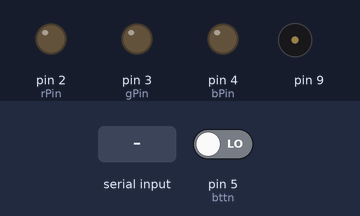
Simulated run of this sketch. Board: Arduino Uno, built with avr-gcc and run on an emulated ATmega328P. On the bench: output pins drawn as LEDs (lit = HIGH), buzzer (waves = sounding). Inputs (shaded band) come from the test bench; at power-on: pin 5 (bttn) LOW. Random numbers use the default seed unless the sketch sets one; what the sketch prints to the serial monitor is not drawn.

Above: at 3.2 s.
3.3 s: pin 5 (bttn) driven HIGH
At 6.1 s:
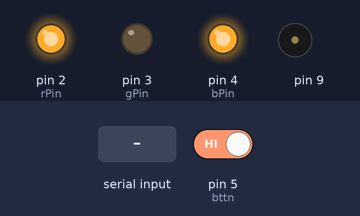
6.3 s: "r" received over Serial
At 9.1 s:
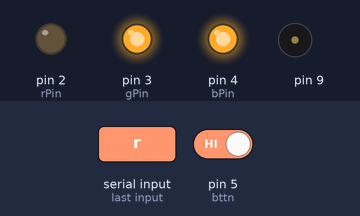
9.3 s: "b" received over Serial
At 12.1 s:
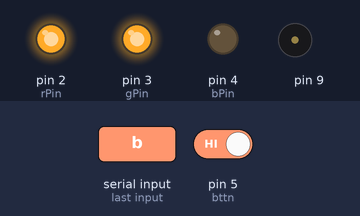
12.3 s: "y" received over Serial
At 15.1 s:
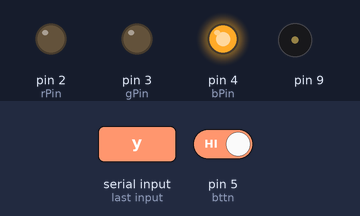
15.3 s: "c" received over Serial
At 18.0 s:
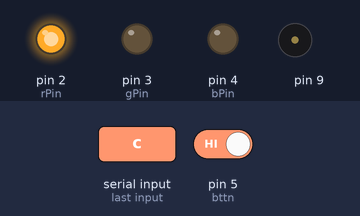
18.3 s: "p" received over Serial
At 21.5 s:
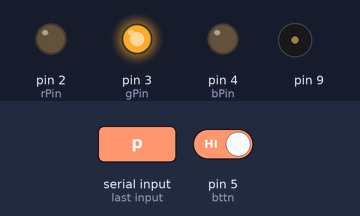
Timing chart, 0 to 22.3 s (numbered marks = the images above; inputs shaded):
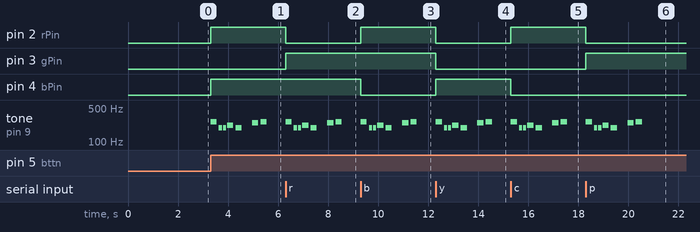

Measured:
- after the input at 3.3 s, pin 2 (rPin), pin 4 (bPin): LOW → HIGH at once; tone on pin 9: plays 262 Hz for 0.25 s, 196 Hz for 0.13 s, 196 Hz for 0.13 s, 220 Hz for 0.25 s, 196 Hz for 0.25 s, 247 Hz for 0.25 s … (7 notes in this stretch), starting at once
- after the input at 6.3 s, pin 2 (rPin): HIGH → LOW at once; pin 3 (gPin): LOW → HIGH at once; tone on pin 9: plays 262 Hz for 0.25 s, 196 Hz for 0.13 s, 196 Hz for 0.13 s, 220 Hz for 0.25 s, 196 Hz for 0.25 s, 247 Hz for 0.25 s … (7 notes in this stretch), starting at once
- after the input at 9.3 s, pin 2 (rPin): LOW → HIGH at once; pin 4 (bPin): HIGH → LOW at once; tone on pin 9: plays 262 Hz for 0.25 s, 196 Hz for 0.13 s, 196 Hz for 0.13 s, 220 Hz for 0.25 s, 196 Hz for 0.25 s, 247 Hz for 0.25 s … (7 notes in this stretch), starting at once
- after the input at 12.3 s, pin 2 (rPin), pin 3 (gPin): HIGH → LOW at once; pin 4 (bPin): LOW → HIGH at once; tone on pin 9: plays 262 Hz for 0.25 s, 196 Hz for 0.13 s, 196 Hz for 0.13 s, 220 Hz for 0.25 s, 196 Hz for 0.25 s, 247 Hz for 0.25 s … (7 notes in this stretch), starting at once
- after the input at 15.3 s, pin 2 (rPin): LOW → HIGH at once; pin 4 (bPin): HIGH → LOW at once; tone on pin 9: plays 262 Hz for 0.25 s, 196 Hz for 0.13 s, 196 Hz for 0.13 s, 220 Hz for 0.25 s, 196 Hz for 0.25 s, 247 Hz for 0.25 s … (7 notes in this stretch), starting at once
- after the input at 18.3 s, pin 2 (rPin): HIGH → LOW at once; pin 3 (gPin): LOW → HIGH at once; tone on pin 9: plays 262 Hz for 0.25 s, 196 Hz for 0.13 s, 196 Hz for 0.13 s, 220 Hz for 0.25 s, 196 Hz for 0.25 s, 247 Hz for 0.25 s … (7 notes in this stretch), starting at once

The sketch:

colorious.ino
```cpp
/*
  A template sketch for using the Bluetooth Bee (BT Bee) in your own app.

  This sketch does not setup the BT Bee, it only attempts
  to connect to the host.  Use the BTBee_setup sketch first to set
  defaults on the BT Bee you are using.  After setup, only inquiry is
  needed to initiate a BT connection as the sketch demonstrates.

  This sketch assumes that you are using:
    1. the Bluetooth Bee and XBee Shield
    2. pins 0/1 for RX/TX
    3. dip switches on the XBee Shield should be
       set right/right, to run the sketch

  Sequence for uploading a sketch that expects the BT Bee:
    1. Remove the BT Bee before uploading a sketch
    2. Upload the sketch
    3. Attach the BT Bee/XBee Shield
    4. Reset the Arduino


  In this sketch, a test app runs which accepts
  characters from a terminal program:
    b returns 'connected' to the host
    h turns on LED on pin 13
    l turns off LED on pin 13

  This program was modified from the program found at
  http://garden.seeedstudio.com/index.php?title=Bluetooth_Bee:
    pins 0/1 are used for RX/TX instead of the NewSoftSerial library

  For reference:
    Leds on BT Bee:
      blinking green = connected
      double-blink green = not connected
      green-red blinking = pairing/inquiring
    Leds on XBee Shield
      green = power
      red =connected

*/

#include <toneAC.h>

// Melody liberated from the toneMelody Arduino example sketch by Tom Igoe.
int melody[] = { 262, 196, 196, 220, 196, 0, 247, 262 };
int noteDurations[] = { 4, 8, 8, 4, 4, 4, 4, 4 };

int rPin = 2;
int gPin = 3;
int bPin = 4;
int bttn = 5;

int colors = 4;

int randCol = 0;

byte prevBttn = 0;

byte colorsArray[8][3] = {
  {0, 1, 1},
  {1, 0, 1},
  {1, 1, 0},
  {0, 0, 1},
  {1, 0, 0},
  {0, 1, 0},
  {1, 1, 1},
  {0, 0, 0}
};

int buttonPressed = 0;

// serial port
long DATARATE = 38400;  // default data rate for BT Bee

char inChar = 0;

void setup() {
  Serial.begin(DATARATE);

  // initiate bluetooth bee connection
  Serial.print("\r\n+INQ=1\r\n");
  delay(2000);   // wait for pairing

  pinMode(rPin, OUTPUT);
  pinMode(gPin, OUTPUT);
  pinMode(bPin, OUTPUT);
  pinMode(bttn, INPUT);
}

void playSound(){
  for (int thisNote = 0; thisNote < 8; thisNote++) {
    int noteDuration = 1000/noteDurations[thisNote];
    toneAC(melody[thisNote], 9, noteDuration, true); // Play thisNote at full volume for noteDuration in the background.
    delay(noteDuration * 4 / 3); // Wait while the tone plays in the background, plus another 33% delay between notes.
  }
}

void setSelectedColor(int col){
  digitalWrite(rPin, colorsArray[col][0]);
  digitalWrite(gPin, colorsArray[col][1]);
  digitalWrite(bPin, colorsArray[col][2]);
  playSound();
}

void setColor(){
  digitalWrite(rPin, colorsArray[(buttonPressed + randCol) % colors][0]);
  digitalWrite(gPin, colorsArray[(buttonPressed + randCol) % colors][1]);
  digitalWrite(bPin, colorsArray[(buttonPressed + randCol) % colors][2]);
  playSound();
}

void randomColor(){
  randCol = random(0, colors);
  setColor();
}

void nextColor(){
  buttonPressed++;
  setColor();
}

byte checkBttn(){
  byte curBttn = digitalRead(bttn);
  byte check = 0;
  if (prevBttn != curBttn && curBttn == 1){
    check = 1;
  }
  prevBttn = curBttn;

  return check;
}

void setColor(char color){
  if(color == 'r'){
    setSelectedColor(0);
  }
  if(color == 'g'){
    setSelectedColor(1);
  }
  if(color == 'b'){
    setSelectedColor(2);
  }
  if(color == 'y'){
    setSelectedColor(3);
  }
  if(color == 'c'){
    setSelectedColor(4);
  }
  if(color == 'p'){
    setSelectedColor(5);
  }
  if(color == 'o'){
    setSelectedColor(6);
  }
  if(color == 'w'){
    setSelectedColor(7);
  }
}

void loop() {
  // test app:
  //   wait for character,
  //   b returns message, h=led on, l=led off
  if (Serial.available()) {
    inChar = Serial.read();
    if (inChar == 'r' || inChar == 'g' || inChar == 'b' || inChar == 'y' || inChar == 'c' || inChar == 'p' || inChar == 'o' || inChar == 'w'){
      setColor(inChar);  // test return connection
    }

    if (inChar == 'R') {
      randomColor();    // off
    }
  }
  if(checkBttn() == 1){
    nextColor();
  }
}
```
